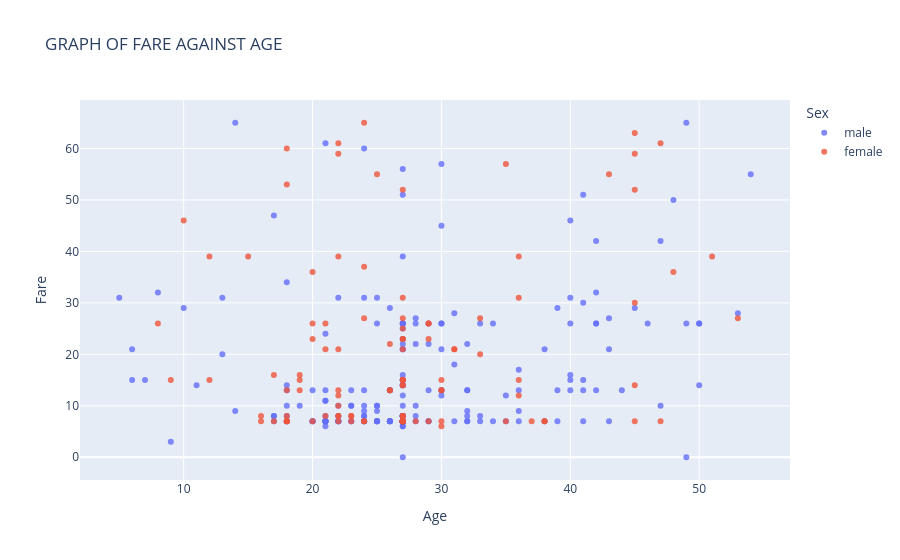

Source (notebook cell):
### Code cell
# VISUALIZING THE RELATIONSHIP BETWEEN AGE AND THE FARE

fig =px.scatter(
    titanic_clean,
    x='Age',
    y='Fare',
    color ='Sex',
    opacity=0.8,
    hover_data=['Sex'],
    title=' GRAPH OF FARE AGAINST AGE'
)

fig.update_layout(bargap=0.1)
fig.show()

### Figure 1 — Plotly figure (JSON) as saved in the notebook; plotly's stock layout.template omitted (floating-point values rounded to 4 significant figures; data arrays with more than 128 entries replaced by an {"elided": "..."} marker saying what was removed)
{"data": [{"customdata": {"elided": "229x1 str values"}, "hovertemplate": "Sex=%{customdata[0]}<br>Age=%{x}<br>Fare=%{y}<extra></extra>", "legendgroup": "male", "marker": {"color": "#636efa", "opacity": 0.8, "symbol": "circle"}, "mode": "markers", "name": "male", "orientation": "v", "showlegend": true, "type": "scatter", "x": {"elided": "229 int values"}, "xaxis": "x", "y": {"elided": "229 float values"}, "yaxis": "y"}, {"customdata": [["female"], ["female"], ["female"], ["female"], ["female"], ["female"], ["female"], ["female"], ["female"], ["female"], ["female"], ["female"], ["female"], ["female"], ["female"], ["female"], ["female"], ["female"], ["female"], ["female"], ["female"], ["female"], ["female"], ["female"], ["female"], ["female"], ["female"], ["female"], ["female"], ["female"], ["female"], ["female"], ["female"], ["female"], ["female"], ["female"], ["female"], ["female"], ["female"], ["female"], ["female"], ["female"], ["female"], ["female"], ["female"], ["female"], ["female"], ["female"], ["female"], ["female"], ["female"], ["female"], ["female"], ["female"], ["female"], ["female"], ["female"], ["female"], ["female"], ["female"], ["female"], ["female"], ["female"], ["female"], ["female"], ["female"], ["female"], ["female"], ["female"], ["female"], ["female"], ["female"], ["female"], ["female"], ["female"], ["female"], ["female"], ["female"], ["female"], ["female"], ["female"], ["female"], ["female"], ["female"], ["female"], ["female"], ["female"], ["female"], ["female"], ["female"], ["female"], ["female"], ["female"], ["female"], ["female"], ["female"], ["female"], ["female"], ["female"], ["female"], ["female"], ["female"], ["female"], ["female"], ["female"], ["female"], ["female"], ["female"], ["female"], ["female"], ["female"]], "hovertemplate": "Sex=%{customdata[0]}<br>Age=%{x}<br>Fare=%{y}<extra></extra>", "legendgroup": "female", "marker": {"color": "#EF553B", "opacity": 0.8, "symbol": "circle"}, "mode": "markers", "name": "female", "orientation": "v", "showlegend": true, "type": "scatter", "x": [47, 22, 30, 18, 47, 24, 27, 45, 27, 22, 33, 27, 27, 21, 30, 45, 36, 20, 22, 27, 18, 24, 29, 24, 27, 18, 27, 22, 27, 20, 43, 16, 27, 36, 18, 29, 12, 35, 17, 27, 27, 23, 10, 36, 23, 26, 27, 26, 26, 27, 22, 15, 20, 36, 18, 21, 18, 27, 27, 8, 35, 33, 38, 27, 30, 22, 53, 27, 27, 21, 18, 45, 22, 29, 27, 19, 29, 27, 27, 20, 23, 27, 9, 30, 27, 45, 37, 17, 12, 48, 19, 16, 38, 31, 45, 30, 24, 31, 25, 22, 45, 22, 27, 19, 24, 51, 18, 22, 27, 27, 28], "xaxis": "x", "y": [7.0, 12.0, 7.0, 7.0, 61.0, 27.0, 7.0, 7.0, 31.0, 61.0, 20.0, 23.0, 8.0, 8.0, 13.0, 52.0, 15.0, 23.0, 7.0, 21.0, 7.0, 7.0, 7.0, 7.0, 7.0, 8.0, 7.0, 13.0, 52.0, 7.0, 55.0, 8.0, 7.0, 31.0, 7.0, 26.0, 15.0, 57.0, 16.0, 23.0, 25.0, 8.0, 46.0, 12.0, 7.0, 13.0, 7.0, 13.0, 22.0, 27.0, 8.0, 39.0, 36.0, 39.0, 53.0, 21.0, 7.0, 8.0, 15.0, 26.0, 7.0, 27.0, 7.0, 7.0, 13.0, 10.0, 27.0, 15.0, 7.0, 26.0, 13.0, 30.0, 21.0, 26.0, 14.0, 13.0, 23.0, 8.0, 15.0, 26.0, 8.0, 7.0, 15.0, 6.0, 7.0, 14.0, 7.0, 7.0, 39.0, 36.0, 15.0, 7.0, 7.0, 21.0, 63.0, 15.0, 37.0, 21.0, 55.0, 39.0, 59.0, 8.0, 14.0, 16.0, 65.0, 39.0, 60.0, 59.0, 7.0, 7.0, 7.0], "yaxis": "y"}], "layout": {"bargap": 0.1, "legend": {"title": {"text": "Sex"}, "tracegroupgap": 0}, "title": {"text": " GRAPH OF FARE AGAINST AGE"}, "xaxis": {"anchor": "y", "domain": [0, 1], "title": {"text": "Age"}}, "yaxis": {"anchor": "x", "domain": [0, 1], "title": {"text": "Fare"}}}}
